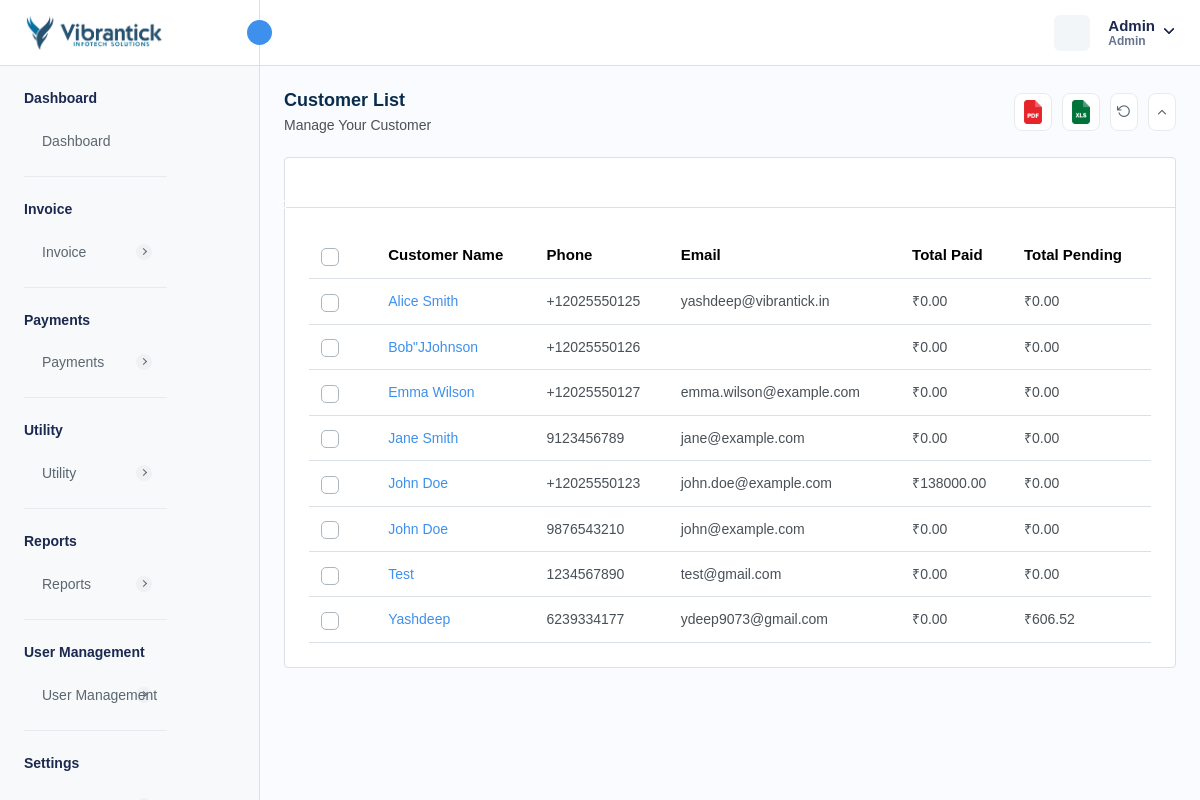
/customer-reports.php (signed in), run on an earlier commit of the app's database.
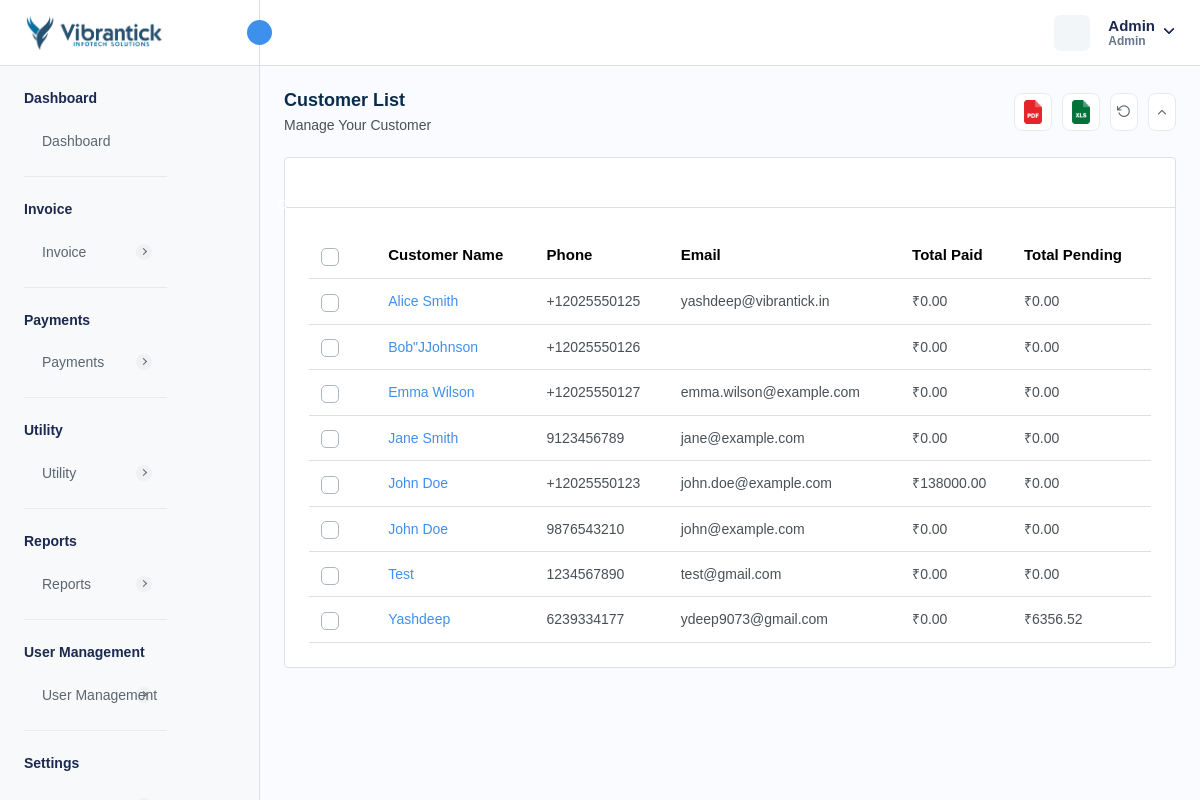
And on a later commit of the database.
### tables this page shows
CREATE TABLE `customer` (
  `customer_id` int NOT NULL AUTO_INCREMENT,
  `customer_name` varchar(255) NOT NULL,
  `customer_phone` varchar(15) DEFAULT NULL,
  `customer_email` varchar(255) DEFAULT NULL,
  `customer_address` text,
  `ship_name` varchar(255) DEFAULT NULL,
  `ship_phone` varchar(15) DEFAULT NULL,
  `ship_email` varchar(255) DEFAULT NULL,
  `ship_address` text,
  `isActive` int DEFAULT '1',
  `created_at` timestamp NULL DEFAULT CURRENT_TIMESTAMP,
  `updated_at` timestamp NULL DEFAULT NULL ON UPDATE CURRENT_TIMESTAMP,
  `customer_state` varchar(45) DEFAULT NULL,
  `customer_city` int DEFAULT NULL,
  `gst_number` varchar(45) DEFAULT NULL,
  PRIMARY KEY (`customer_id`),
  UNIQUE KEY `customer_phone_UNIQUE` (`customer_phone`),
  UNIQUE KEY `customer_email_UNIQUE` (`customer_email`),
  UNIQUE KEY `gst_number_UNIQUE` (`gst_number`)
);

### customer-reports.php (the view, shortened to what the changed rows need)
<?php
require "./database/config.php";
try {
    $stmtFetch = $db->prepare("SELECT
    c.*,
    COALESCE(SUM(CASE WHEN i.status = 'PAID' THEN i.total_amount ELSE 0 END), 0) AS total_paid,
    COALESCE(SUM(CASE WHEN i.status = 'PENDING' THEN i.total_amount ELSE 0 END), 0) AS total_pending
FROM
    customer c
LEFT JOIN
    invoice i ON c.customer_id = i.customer_id
GROUP BY
    c.customer_id, c.customer_name
ORDER BY
    c.customer_name;
    ");
    $stmtFetch->execute();
    $customers = $stmtFetch->get_result();
} catch (Exception $e) {
    $_SESSION['error'] = $e;
}
?>
<!DOCTYPE html>
<html lang="en">
<head>
    <link rel="stylesheet" href="assets/css/bootstrap.min.css">
    <link rel="stylesheet" href="assets/css/bootstrap-datetimepicker.min.css">
    <link rel="stylesheet" href="assets/css/animate.css">
    <link rel="stylesheet" href="assets/css/feather.css">
    <link rel="stylesheet" href="assets/plugins/select2/css/select2.min.css">
    <link rel="stylesheet" href="assets/plugins/summernote/summernote-bs4.min.css">
    <link rel="stylesheet" href="assets/plugins/bootstrap-tagsinput/bootstrap-tagsinput.css">
    <link rel="stylesheet" href="assets/css/dataTables.bootstrap5.min.css">
    <link rel="stylesheet" href="assets/plugins/fontawesome/css/fontawesome.min.css">
    <link rel="stylesheet" href="assets/plugins/fontawesome/css/all.min.css">
    <link rel="stylesheet" href="assets/css/style.css">
    <link rel="stylesheet" href="https://cdn.jsdelivr.net/npm/notyf@3/notyf.min.css" />
</head>
<body>
    <div class="main-wrapper">
        <div class="page-wrapper">
            <div class="content">
                <div class="card table-list-card">
                    <div class="card-body">
                        <div class="table-responsive">
                            <table id="myTable" class="table datanew">
                                <thead>
                                    <tr>
                                        <th class="no-sort">
                                            <label class="checkboxs">
                                                <span class="checkmarks"></span>
                                            </label>
                                        </th>
                                        <th>Customer Name</th>
                                        <th>Phone</th>
                                        <th>Email</th>
                                        <th>Total Paid</th>
                                        <th>Total Pending</th>
                                    </tr>
                                </thead>
                                <tbody>
                                    <?php foreach ($customers->fetch_all(MYSQLI_ASSOC) as $customer) { ?>
                                        <tr>
                                            <td>
                                                <label class="checkboxs">
                                                    <span class="checkmarks"></span>
                                                </label>
                                            </td>
                                            <td>
                                                <div class="userimgname">
                                                    <div>
                                                        <a class="text-primary"
                                                            href="view-customer-report.php?id=<?php echo base64_encode($customer['customer_id']) ?>"><?php echo $customer['customer_name'] ?></a>
                                                    </div>
                                                </div>
                                            </td>
                                            <td><?php echo $customer['customer_phone'] ?></td>
                                            <td>
                                                <?php echo $customer['customer_email'] ?>
                                            </td>
                                            <td>
                                                ₹<?php echo $customer['total_paid'] ?>
                                            </td>
                                            <td>
                                                ₹<?php echo $customer['total_pending'] ?>
                                            </td>
                                        </tr>
                                    <?php } ?>
                                </tbody>
                            </table>
                        </div>
                    </div>
                </div>
            </div>
        </div>
    </div>
</body>
</html>

What changed in the data, as far as the page shows it:
changed customer "Yashdeep": total_pending "606.52" → "6356.52"
